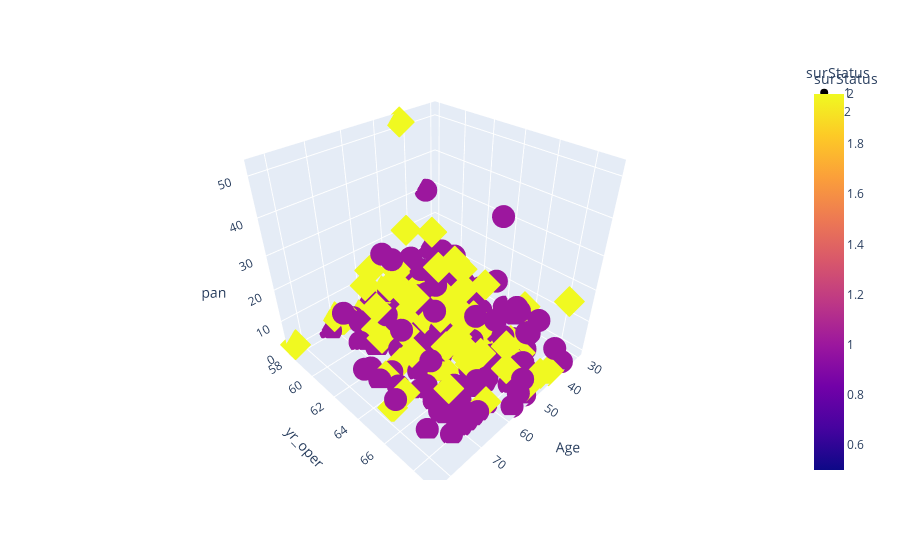

Notebook code for this chart:
### Markdown cell above
### 3-D ScatterPlots

### Code cell
import plotly.express as px
fig = px.scatter_3d(ds, x='Age', y='yr_oper', z='pan',symbol='surStatus',color='surStatus')
fig.show()

### Figure 1 — Plotly figure (JSON) as saved in the notebook; plotly's stock layout.template omitted (floating-point values rounded to 4 significant figures; data arrays with more than 128 entries replaced by an {"elided": "..."} marker saying what was removed)
{"data": [{"hovertemplate": "surStatus=%{marker.color}<br>Age=%{x}<br>yr_oper=%{y}<br>pan=%{z}<extra></extra>", "legendgroup": "1", "marker": {"color": {"elided": "225 int values"}, "coloraxis": "coloraxis", "symbol": "circle"}, "mode": "markers", "name": "1", "scene": "scene", "showlegend": true, "type": "scatter3d", "x": {"elided": "225 int values"}, "y": {"elided": "225 int values"}, "z": {"elided": "225 int values"}}, {"hovertemplate": "surStatus=%{marker.color}<br>Age=%{x}<br>yr_oper=%{y}<br>pan=%{z}<extra></extra>", "legendgroup": "2", "marker": {"color": [2, 2, 2, 2, 2, 2, 2, 2, 2, 2, 2, 2, 2, 2, 2, 2, 2, 2, 2, 2, 2, 2, 2, 2, 2, 2, 2, 2, 2, 2, 2, 2, 2, 2, 2, 2, 2, 2, 2, 2, 2, 2, 2, 2, 2, 2, 2, 2, 2, 2, 2, 2, 2, 2, 2, 2, 2, 2, 2, 2, 2, 2, 2, 2, 2, 2, 2, 2, 2, 2, 2, 2, 2, 2, 2, 2, 2, 2, 2, 2, 2], "coloraxis": "coloraxis", "symbol": "diamond"}, "mode": "markers", "name": "2", "scene": "scene", "showlegend": true, "type": "scatter3d", "x": [34, 34, 38, 39, 41, 41, 41, 42, 42, 43, 43, 43, 43, 44, 44, 44, 45, 45, 45, 46, 46, 46, 46, 47, 47, 47, 48, 48, 48, 49, 49, 50, 50, 51, 51, 52, 52, 52, 52, 53, 53, 53, 53, 53, 53, 54, 54, 54, 54, 55, 55, 56, 56, 57, 57, 57, 59, 60, 60, 61, 61, 61, 62, 62, 62, 63, 65, 65, 65, 65, 66, 66, 67, 67, 69, 70, 70, 72, 74, 78, 83], "y": [59, 66, 69, 66, 60, 64, 67, 69, 59, 58, 59, 64, 64, 64, 58, 63, 65, 66, 67, 58, 69, 62, 65, 63, 62, 65, 58, 58, 67, 63, 64, 63, 64, 59, 59, 69, 59, 62, 66, 58, 65, 59, 60, 63, 65, 60, 65, 65, 68, 63, 68, 65, 66, 61, 62, 64, 62, 59, 65, 62, 65, 68, 59, 58, 65, 60, 58, 61, 62, 66, 58, 61, 64, 63, 67, 58, 58, 63, 65, 65, 58], "z": [0, 9, 21, 0, 23, 0, 0, 1, 0, 52, 2, 0, 0, 6, 9, 19, 6, 0, 1, 2, 3, 5, 20, 23, 0, 0, 11, 11, 7, 0, 10, 13, 0, 13, 3, 3, 2, 3, 4, 4, 1, 3, 9, 24, 12, 11, 23, 5, 7, 6, 15, 9, 3, 5, 14, 1, 35, 17, 0, 5, 0, 1, 13, 0, 19, 1, 0, 2, 22, 15, 0, 13, 8, 1, 8, 0, 4, 0, 3, 1, 2]}], "layout": {"coloraxis": {"colorbar": {"title": {"text": "surStatus"}}, "colorscale": [[0, "#0d0887"], [0.1111, "#46039f"], [0.2222, "#7201a8"], [0.3333, "#9c179e"], [0.4444, "#bd3786"], [0.5556, "#d8576b"], [0.6667, "#ed7953"], [0.7778, "#fb9f3a"], [0.8889, "#fdca26"], [1, "#f0f921"]]}, "legend": {"title": {"text": "surStatus"}, "tracegroupgap": 0}, "margin": {"t": 60}, "scene": {"domain": {"x": [0, 1], "y": [0, 1]}, "xaxis": {"title": {"text": "Age"}}, "yaxis": {"title": {"text": "yr_oper"}}, "zaxis": {"title": {"text": "pan"}}}}}
